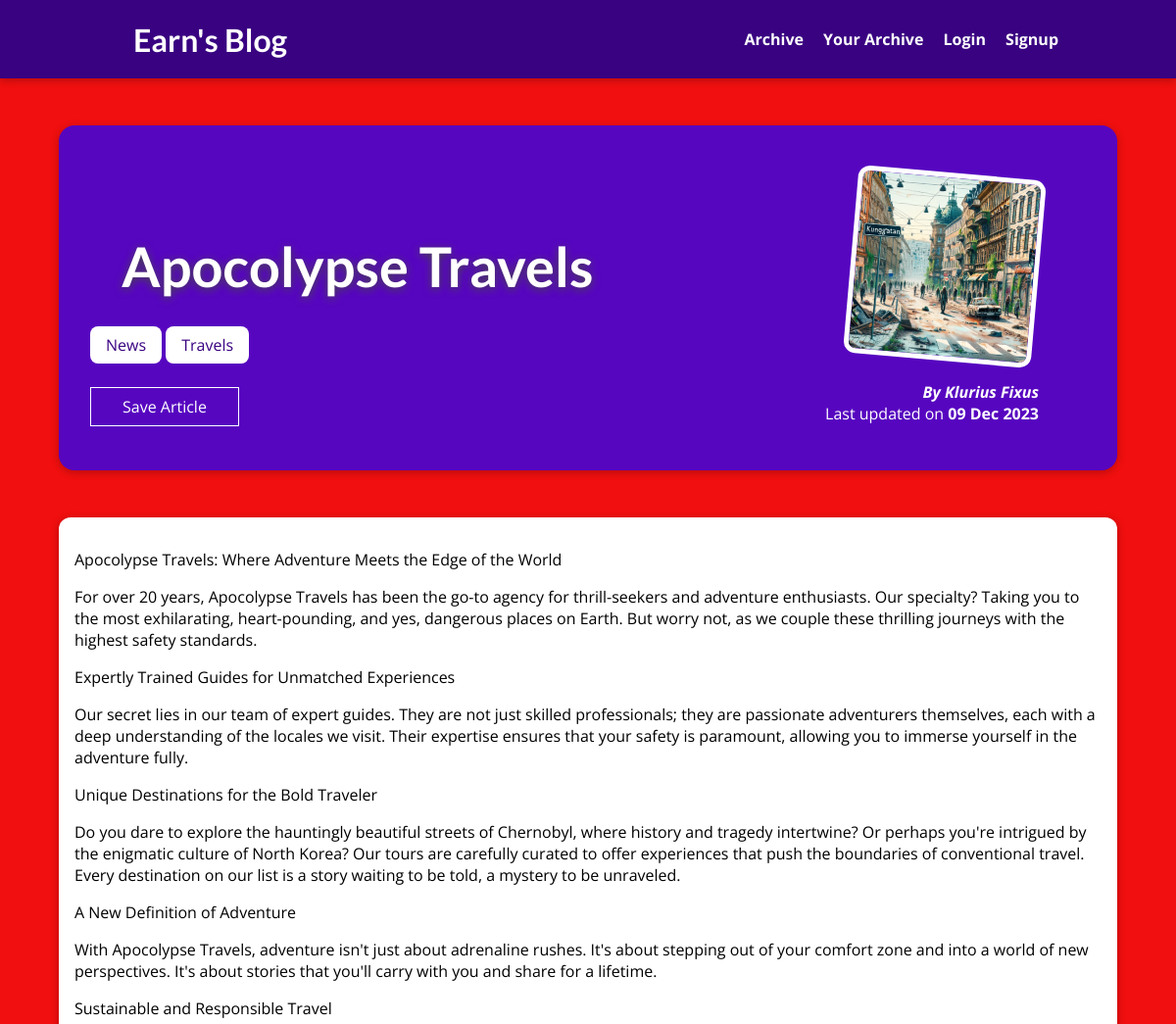
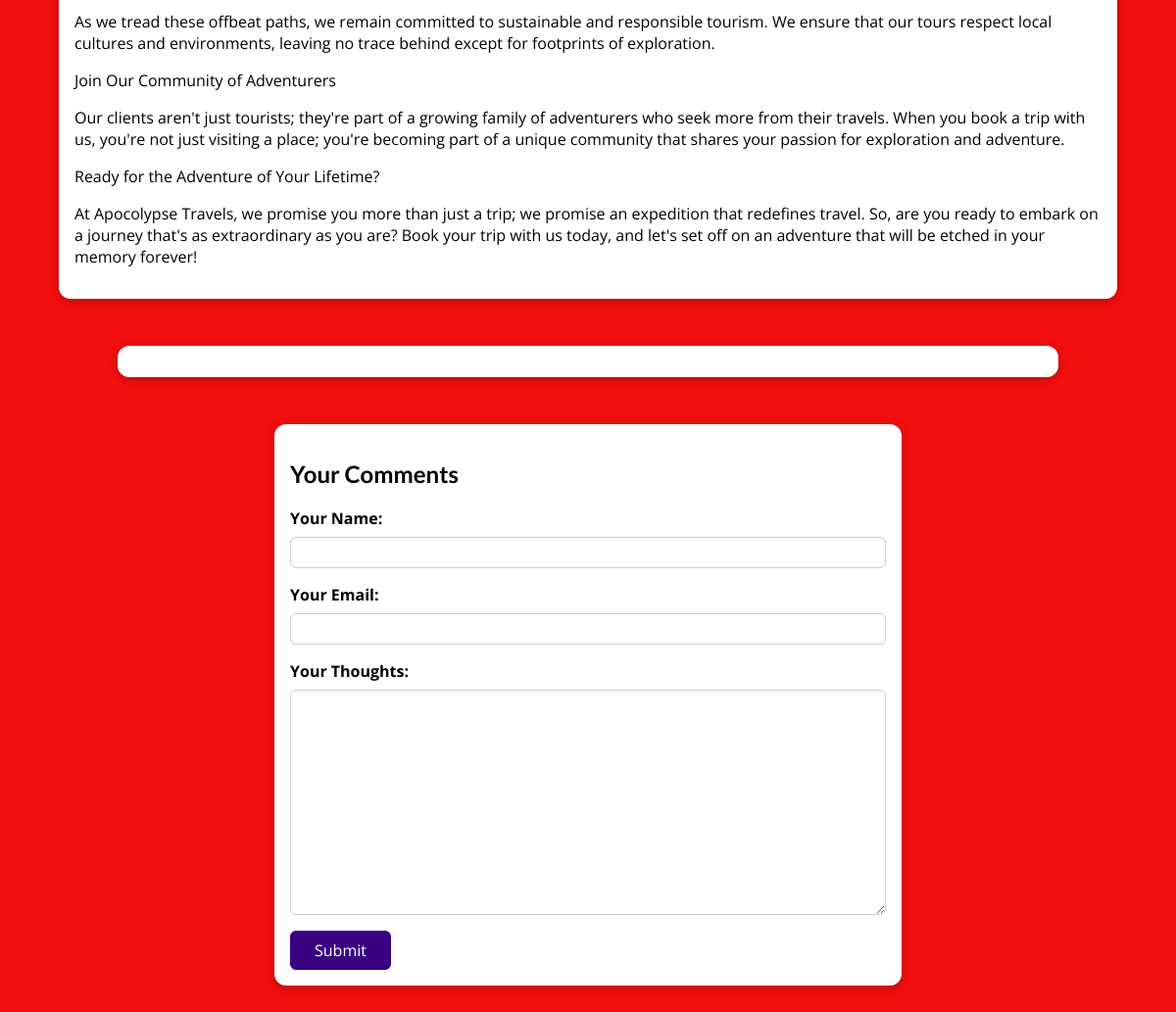
Page /posts/apocolypse-travels on the committed database (2 pictures, top to bottom).
### blog/models.py (models this page shows, shortened)
class Post(models.Model):
    title = models.CharField(max_length=175)
    excerpt = models.CharField(max_length=200, null=True, blank=True)
    image = models.ImageField(upload_to='uploads/posts', null=True, blank=True)
    date = models.DateField(auto_now=True)
    slug = models.SlugField(unique=True)
    content = models.TextField(max_length=10000, null=True, blank=True)
    author = models.ForeignKey(
        Author, on_delete=models.SET_NULL, null=True, blank=True, related_name='posts')
    tags = models.ManyToManyField(Tag, blank=True)

class Tag(models.Model):
    caption = models.CharField(max_length=20)

class Author(models.Model):
    first_name = models.CharField(max_length=100)
    last_name = models.CharField(max_length=100)
    email_address = models.EmailField()
    def full_name(self):
        return f"{self.first_name} {self.last_name}"
    def __str__(self):
        return self.full_name()

### blog/views.py (the view, shortened to what this page needs)
# urls.py: path("posts/<slug:slug>", views.SinglePostView.as_view(),
class SinglePostView(View):
    def is_stored_posts(self, request, post_id):
        stored_posts = request.session.get("stored_posts")
        if stored_posts is  not None:
            is_saved_for_later = post_id in stored_posts
        else :
            is_saved_for_later = False
        return is_saved_for_later
    def get(self, request, slug):
        post = Post.objects.get(slug=slug)
        context = {
            "post": post,
            "post_tags": post.tags.all(),
            "comment_form": CommentForm(),
            "comments": post.comments.all().order_by('-id'),
            "saved_for_later": self.is_stored_posts(request, post.id)
        }
        return render(request, "blog/post-detail.html", context)

### blog/form.py
class CommentForm(forms.ModelForm):
    class Meta:
        model = Comment
        fields = "__all__"
        exclude = ["post"]
        labels = {
            "user_name": "Your Name",
            "user_email": "Your Email",
            "text": "Your Thoughts",
        }
        widgets = {
            "user_name": forms.TextInput(attrs={"class": "form-control"}),
            "user_email": forms.EmailInput(attrs={"class": "form-control"}),
            "text": forms.Textarea(attrs={"class": "form-control"}),
        }

### blog/templates/blog/post-detail.html (shortened to what this page needs)
{% extends "base.html" %}
{% load static %}
{% block css_files %}
<link href="{% static 'blog/post-details.css' %}" rel="stylesheet">
{% endblock %}
{% block content %}
<section id="summary">
    <h2>{{ post.title }}</h2>
    <div>
        {% for tag in post_tags %}
        <span class="tag">{{ tag.caption }}</span>
        {% endfor %}
    </div>
    <div id="read-later">
        <form action="{% url "read-later" %}" method="POST">
            <button>
                {% if saved_for_later %}
                    Remove from Saved Article List
                {% else %}
                    Save Article
                {% endif %}
            </button>
        </form>
    </div>
    <article>
        <img src="{{ post.image.url }}" alt="{{ post.title }}" />
        <address>By <a href="mailto:{{ post.author.email }}">{{ post.author }}</a></address>
        <div>
            Last updated on <time>{{ post.date|date:"d M Y" }}</time>
        </div>
    </article>
</section>
<main>
    {{ post.content|linebreaks}}
</main>
<section id="comments">
</section>
<section id="comment-form">
    <h2>Your Comments</h2>
    <div>
        <form action="{% url "post-detail-page" post.slug %}" method="POST">
            {% for form_field in comment_form %}
            <div class="form-control {% if form_field.errors %}invalid{% endif %}">
                {{ form_field.label_tag }}
                {{ form_field }}
            </div>
            {% endfor %}
            <button>Submit</button>
        </form>
    </div>
</section>
{% endblock %}

### templates/base.html (shortened to what this page needs)
{% load static %}
<!DOCTYPE html>
<html lang="en">
<head>
    <link rel="stylesheet" href="{% static 'app.css' %}" type="text/css">
    {% block css_files %}{% endblock %}
</head>
<body>
    <header id="main-navigation">
        <h1><a href="{% url "starting-page" %}">Earn's Blog</a></h1>
        <nav>
            <a href="{% url "posts-page" %}">Archive</a>
            <a href="{% url "read-later" %}">Your Archive</a>
            <a href="">Login</a>
            <a href="">Signup</a>
        </nav>
    </header>
    {% block content %}
    {% endblock %}
</body>
</html>

### static/app.css (style rules this page uses)
* { box-sizing: border-box; }
html { font-family: 'Open Sans', 'Lato', sans-serif; }
body { margin: 0; }
h1, h2, h3 { font-family: 'Lato', sans-serif; font-weight: bold; }
#main-navigation { width: 100%; height: 5rem; display: flex; justify-content: space-between; align-items: center; padding: 0 10%; position: absolute; top: 0; left: 0; }
#main-navigation a { text-decoration: none; color: white; font-weight: bold; margin-left: 1rem; }

### blog/static/blog/post-details.css (style rules this page uses)
body { background-color: #f10f0f; }
#main-navigation { background-color: #390281; box-shadow: 0 2px 8px rgba(0, 0, 0, 0.25); }
#summary { margin: 8rem auto 3rem auto; padding: 2rem; width: 90%; max-width: 90rem; border-radius: 16px; background-color: #5706c0; position: relative; box-shadow: 0 2px 8px rgba(0, 0, 0, 0.25); height: 22rem; }
#summary h2 { position: relative; z-index: 2; color: white; font-size: 3.5rem; margin-bottom: 0.25rem; padding: 2rem; text-shadow: #464646 0 2px 8px; }
#summary article { position: absolute; top: 2rem; right: 3rem; padding: 1rem 2rem; border-radius: 12px; text-align: right; color: white; }
#summary article img { position: relative; z-index: 1; width: 12rem; height: 12rem; border-radius: 12px; transform: rotateZ(5deg); border: 5px solid white; margin-bottom: 1rem; }
#summary address { font-weight: bold; }
#summary a { color: white; text-decoration: none; }
#summary time { font-weight: bold; }
#read-later { margin: 2rem 0; }
#read-later button { background-color: transparent; border: 1px solid white; padding: 0.5rem 2rem; font: inherit; color: white; cursor: pointer; }
main { width: 90%; max-width: 90rem; margin: 3rem auto; background-color: white; padding: 1rem; border-radius: 12px; box-shadow: 0 2px 8px rgba(0, 0, 0, 0.25); }
.tag { background-color: white; color: #390281; padding: 0.5rem 1rem; border-radius: 8px; }
#comment-form { margin: 3rem auto; width: 90%; max-width: 40rem; border-radius: 12px; background-color: white; box-shadow: 0 2px 8px rgba(0, 0, 0, 0.25); padding: 1rem; }
#comment-form button { font: inherit; background-color: #390281; color: white; border: 1px solid #390281; padding: 0.5rem 1.5rem; border-radius: 6px; cursor: pointer; }
.form-control { margin-bottom: 1rem; }
.form-control label { font-weight: bold; margin-bottom: 0.5rem; display: block; }
.form-control input, .form-control textarea { display: block; width: 100%; font: inherit; padding: 0.25rem; border-radius: 6px; border: 1px solid #ccc; }
#comments { margin: 3rem auto; width: 90%; max-width: 60rem; border-radius: 12px; background-color: white; box-shadow: 0 2px 8px rgba(0, 0, 0, 0.25); padding: 1rem 2rem; }

### rows in the picture
Post: title "Apocolypse Travels", image (picture), author "Klurius Fixus", date "09 Dec 2023", content "Apocolypse Travels: Where Adventure Meets the Edge of the World For over 20 years, Apocolypse Travels has been the go-to agency for thrill-seekers and adventure enthusiasts. Our specialty? Taking you to the most exhilarating, heart-pounding, and yes, dangerous places on Earth. But worry not, as we couple these thrilling journeys with the highest safety standards. Expertly Trained Guides for Unmatched Experiences Our secret lies in our team of expert guides. They are not just skilled professionals; they are passionate adventurers themselves, each with a deep understanding of the locales we visit. Their expertise ensures that your safety is paramount, allowing you to immerse yourself in the…"
Tag: caption "News"
Tag: caption "Travels"
